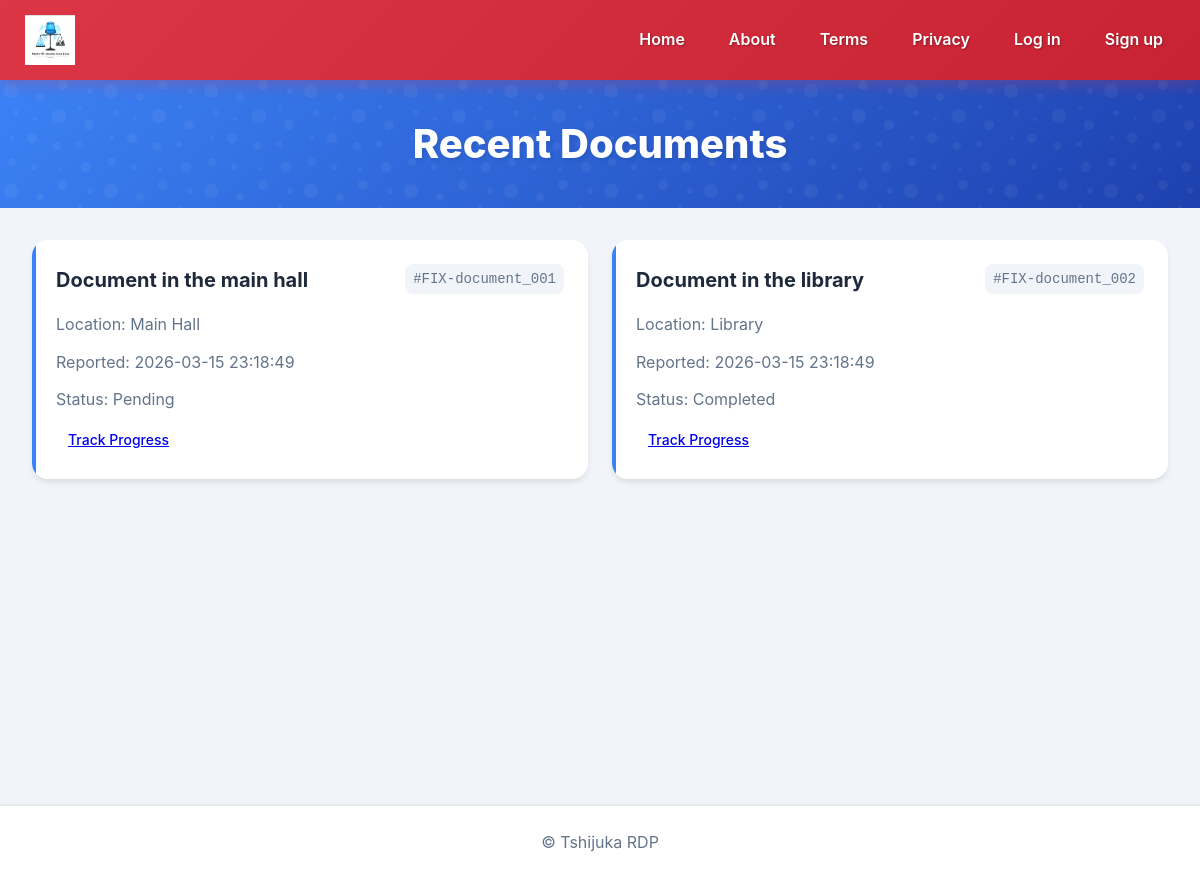
The page /views/documents.php on the database its author committed.
### tables this page shows
CREATE TABLE `Document` (
    `documentID` VARCHAR(50) PRIMARY KEY,
    `userID` INT DEFAULT NULL,
    `documentIssuerID` INT DEFAULT NULL,
    `documentTypeID` INT DEFAULT NULL,
    `statusID` INT DEFAULT NULL,
    `description` TEXT NOT NULL,
    `location` VARCHAR(255) DEFAULT NULL,
    `imagePath` VARCHAR(255) DEFAULT NULL,
    `imageData` LONGBLOB DEFAULT NULL COMMENT 'Image/file binary stored in DB for reliable viewing',
    `imageMime` VARCHAR(50) DEFAULT NULL COMMENT 'MIME type e.g. image/jpeg, application/pdf',
    `submissionDate` TIMESTAMP DEFAULT CURRENT_TIMESTAMP,
    `completionDate` DATE DEFAULT NULL,
    `payment_confirmed_at` TIMESTAMP NULL DEFAULT NULL COMMENT 'Set when admin confirms agent paid institution (cross-border); institution can then send document',
    FOREIGN KEY (`userID`) REFERENCES `User`(`userID`) ON DELETE SET NULL,
    FOREIGN KEY (`documentIssuerID`) REFERENCES `User`(`userID`) ON DELETE SET NULL,
    FOREIGN KEY (`documentTypeID`) REFERENCES `DocumentType`(`documentTypeID`),
    FOREIGN KEY (`statusID`) REFERENCES `Status`(`statusID`),
    KEY `idx_doc_user` (`userID`),
    KEY `idx_doc_issuer` (`documentIssuerID`)
);

CREATE TABLE `Status` (
    `statusID` INT PRIMARY KEY AUTO_INCREMENT,
    `statusName` VARCHAR(50) NOT NULL
);

### actions/document_action.php (called while the page is built, shortened)
<?php
function getDocuments($conn) {
    $sql = "SELECT r.documentID AS document_id, r.description, r.location, r.submissionDate AS date_reported,
                   r.statusID, s.statusName
            FROM document r
            JOIN Status s ON r.statusID = s.statusID
            ORDER BY r.submissionDate DESC";
    $result = $conn->query($sql);
    $documents = [];
    if ($result->num_rows > 0) {
        while ($row = $result->fetch_assoc()) {
            $documents[] = $row;
        }
    }
    return $documents;
}
?>

### views/documents.php (the view, shortened to what this page needs)
<?php
include __DIR__ . '/../actions/document_action.php';
?>
<!DOCTYPE html>
<html lang="en">
<head>
    <link rel="stylesheet" href="<?php echo $baseUrl ?? ''; ?>assets/nav.css">
    <link rel="stylesheet" href="<?php echo $baseUrl ?? ''; ?>assets/documents.css">
</head>
<body>
    <?php $showLogout = true; include 'nav.php'; ?>
    <header>
        <h1>Recent Documents</h1>
    </header>
    <main>
        <div class="document-grid">
            <?php
            $documents = getDocuments($conn);
            if (count($documents) > 0):
                foreach ($documents as $document): ?>
                    <div class="document-card">
                        <span class="document-id">#FIX-<?php echo $document['document_id']; ?></span>
                        <h3><?php echo htmlspecialchars($document['description']); ?></h3>
                        <div class="document-details">
                            <div class="detail-item">
                                <span>Location: <?php echo htmlspecialchars($document['location']); ?></span>
                            </div>
                            <div class="detail-item">
                                <span>Reported: <?php echo htmlspecialchars($document['date_reported']); ?></span>
                            </div>
                            <div class="detail-item">
                                <span>Status: <?php echo htmlspecialchars($document['statusName']); ?></span>
                            </div>
                            <div class="detail-item">
                                <a href="progress.php?id=<?php echo $document['document_id']; ?>" class="status-badge">Track Progress</a>
                            </div>
                        </div>
                    </div>
                <?php endforeach;
            else: ?>
                <p>No documents found.</p>
            <?php endif; ?>
        </div>
    </main>
    <footer>
        <p>&copy; Tshijuka RDP</p>
    </footer>
</body>
</html>

### assets/nav.css (style rules this page uses)
body { margin-top: 80px; }

### assets/documents.css (style rules this page uses)
* { margin: 0; padding: 0; box-sizing: border-box; }
:root { --primary-color: #3b82f6; --secondary-color: #1e40af; --success-color: #10b981; --warning-color: #f59e0b; --pending-color: #6366f1; --background-color: #f1f5f9; --card-background: #ffffff; --text-primary: #1e293b; --text-secondary: #64748b; }
body { font-family: 'Inter', system-ui, sans-serif; background: var(--background-color); color: var(--text-primary); min-height: 100vh; display: flex; flex-direction: column; line-height: 1.6; }
header { background: linear-gradient(135deg, var(--primary-color), var(--secondary-color)); padding: 2rem; color: white; position: relative; overflow: hidden; }
header::before { content: ''; position: absolute; top: 0; left: 0; right: 0; bottom: 0; opacity: 0.5; }
header h1 { position: relative; text-align: center; font-size: 2.5rem; font-weight: 800; text-shadow: 2px 2px 4px rgba(0, 0, 0, 0.1); animation: slideDown 0.5s ease-out; }
main { flex: 1; padding: 2rem; max-width: 1200px; margin: 0 auto; width: 100%; }
.document-grid { display: grid; grid-template-columns: repeat(auto-fit, minmax(300px, 1fr)); gap: 1.5rem; animation: fadeIn 0.5s ease-out; }
.document-card { background: var(--card-background); border-radius: 1rem; padding: 1.5rem; box-shadow: 0 4px 6px -1px rgba(0, 0, 0, 0.1); transition: all 0.3s ease; position: relative; overflow: hidden; }
.document-card::before { content: ''; position: absolute; top: 0; left: 0; width: 4px; height: 100%; background: var(--primary-color); transition: width 0.3s ease; }
.document-card h3 { color: var(--text-primary); font-size: 1.25rem; margin-bottom: 1rem; padding-right: 80px; }
.document-id { position: absolute; top: 1.5rem; right: 1.5rem; font-family: monospace; color: var(--text-secondary); font-size: 0.875rem; background: var(--background-color); padding: 0.25rem 0.5rem; border-radius: 0.5rem; }
.document-details { display: grid; gap: 0.75rem; margin-top: 1rem; }
.detail-item { display: flex; align-items: center; gap: 0.5rem; color: var(--text-secondary); }
.status-badge { padding: 0.25rem 0.75rem; border-radius: 1rem; font-size: 0.875rem; font-weight: 500; }
footer { background: white; padding: 1.5rem; text-align: center; color: var(--text-secondary); box-shadow: 0 -1px 3px rgba(0, 0, 0, 0.1); }

### rows shown on the page
document: documentID "document_001", description "Document in the main hall", location "Main Hall", submissionDate "2026-03-15 23:18:49", statusID.statusName "Pending"
document: documentID "document_002", description "Document in the library", location "Library", submissionDate "2026-03-15 23:18:49", statusID.statusName "Completed"

### other values the page prints
$L['home'] "Home"
$L['about'] "About"
$L['terms_short'] "Terms"
$L['privacy_short'] "Privacy"
$L['login'] "Log in"
$L['signup'] "Sign up"
